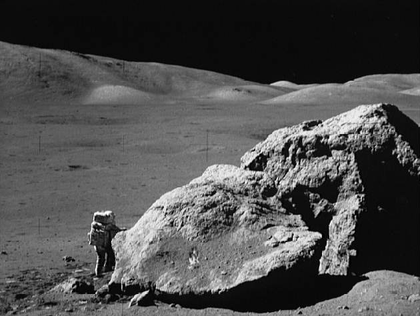
%> input picture Assigment 2/moonlanding.png, 420 x 316 px, shrunk from 630 x 474 before the run
$ octave ques6cor.m   (GNU Octave 9; MATLAB toolbox functions it lacks are replaced by stand-ins)
%> lines starting %> are read from the running program, lines starting %| are printed output that depends on the picture; in (x1, y1, x2, y2) boxes, pixels count from 0 and x2, y2 are one past the last pixel; in counts of white or black regions, pixels touching at a corner belong together; the program's own positions count from 1
clc; clear all; close all;

% Read the image file 'moonlanding.png'
img = imread('moonlanding.png');
%> img is the input picture: size 316x420 uint8; min 0, max 255, mean 77.8

% Perform the 2-dimensional Fast Fourier Transform (FFT) on the image matrix img
fft_img = fft2(img);

% Shift the zero-frequency component to the center of the Fourier Transform
fft_shifted = fftshift(fft_img);

% Compute the magnitude of the Fourier Transform and apply logarithmic scaling to enhance visibility
fft_mag = log(1 + abs(fft_shifted));
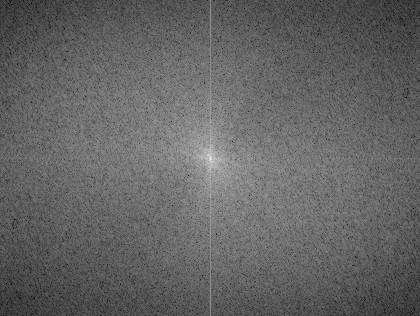
%> fft_mag: size 316x420 double; min 2.81, max 16.15, mean 8.06; drawn with min black and max white

% Calculate the maximum value in the frequency spectrum
max_freq = max(fft_shifted(:));
%> max_freq = 10325474

% Display the magnitude of the Fourier Transform as an image with automatic scaling and add a title
figure, imshow(fft_mag, []), title('Fourier Transformation of Original');

% Define the cutoff frequency and the bandwidth for the filters
cutoff_freq = 100;
bandwidth = 8;

% Get the size of the Fourier transform magnitude image
[rows, cols] = size(fft_mag);
%> rows = 316; cols = 420

% Initialize the ideal filter with ones
ideal_filter = ones(rows, cols);

% Calculate the center coordinates of the filter
center_x = round(rows / 2);
%> center_x = 158
center_y = round(cols / 2);
%> center_y = 210

% Create the ideal bandstop filter
for i = 1:rows
   for j = 1:cols
       % Calculate the distance from the center
       dist_x = i - center_x;
       dist_y = j - center_y;
       distance = sqrt(dist_x^2 + dist_y^2);

       % Apply the ideal bandstop filter condition
       if (cutoff_freq - bandwidth / 2) <= distance && distance <= (cutoff_freq + bandwidth / 2)
           ideal_filter(i, j) = 0;
       end
   end
end
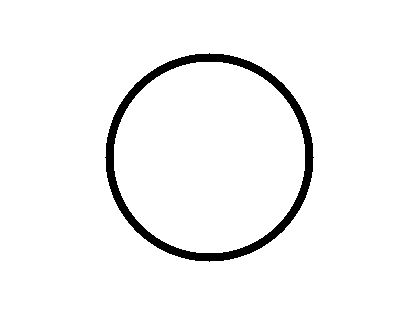
%> ideal_filter: size 316x420 double; values 0 (black) and 1 (white), 96.2% white; 1 black region, box (x1, y1, x2, y2) and area: (105, 53, 314, 262) 5036

% Initialize the Butterworth filter with ones
butterworth_filter = ones(rows, cols);

% Define the order of the Butterworth filter
order = 4;

% Create the Butterworth bandstop filter
for i = 1:rows
   for j = 1:cols
       % Calculate the distance from the center
       dist_x = i - center_x;
       dist_y = j - center_y;
       distance = sqrt(dist_x^2 + dist_y^2);

       % Apply the Butterworth bandstop filter formula
       butterworth_filter(i, j) = 1 / (1 + ((distance^2 - cutoff_freq^2) / (distance * bandwidth))^(2 * order));
   end
end
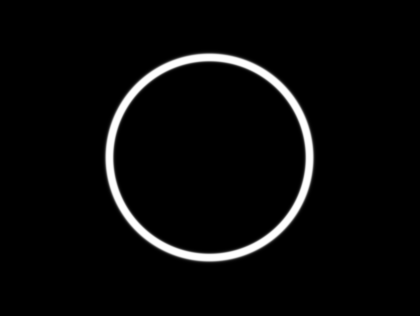
%> butterworth_filter: size 316x420 double; min 0, max 1, mean 0.0389

% Initialize the Gaussian filter with ones
gaussian_filter = ones(rows, cols);

% Create the Gaussian bandstop filter
for i = 1:rows
   for j = 1:cols
       % Calculate the distance from the center
       dist_x = i - center_x;
       dist_y = j - center_y;
       distance = sqrt(dist_x^2 + dist_y^2);

       % Apply the Gaussian bandstop filter formula
       gaussian_filter(i, j) = 1 - exp(-((distance^2 - cutoff_freq^2)^2 / (distance * bandwidth)^2));
   end
end
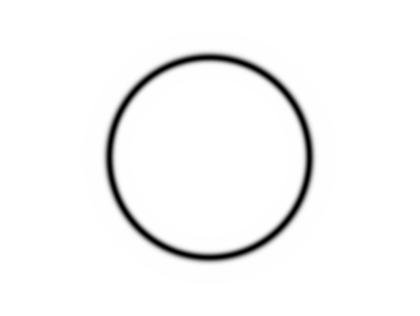
%> gaussian_filter: size 316x420 double; min 0, max 1, mean 0.966

% Display the ideal filter
figure, imshow(ideal_filter), title('Ideal Band-Stop Filter');

% Display the Butterworth filter with order n=4
figure, imshow(butterworth_filter), title('Butterworth Band-Stop Filter (n=4)');

% Display the Gaussian filter
figure, imshow(gaussian_filter), title('Gaussian Band-Stop Filter');
